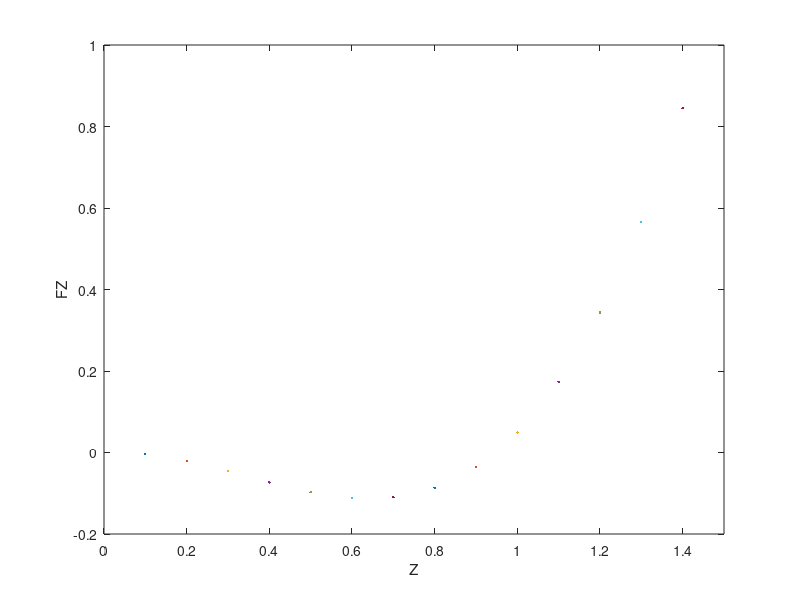

Here is the MATLAB script that generated this plot:
clc;
TC=568.9;        % in Kelvin
PC=24.9;         % in bars
% OPERATING PARAMETERS
T=427.85;         %K
P=215;            %kPa
%T=568.9         %K
%P=2490            %kPa

% CALCULATED PARAMETERS
PCPa=PC*10^2;    %in kPa
R = 8.314;
a=(27*R*R*TC*TC)/(64*PCPa);
b=(R*TC)/(8*PCPa);
A=(a*P)/(R*R*T*T);
B=(b*P)/(R*T);
Z=0;
for i=1:20
Z=Z+0.1;
FZ=(Z^3)-(1+B)*(Z^2)+(A*Z)-(A*B);
plot(Z,FZ)
axis([0 1.5 -0.2 1]);
xlabel('Z');
ylabel('FZ');
hold on;
end